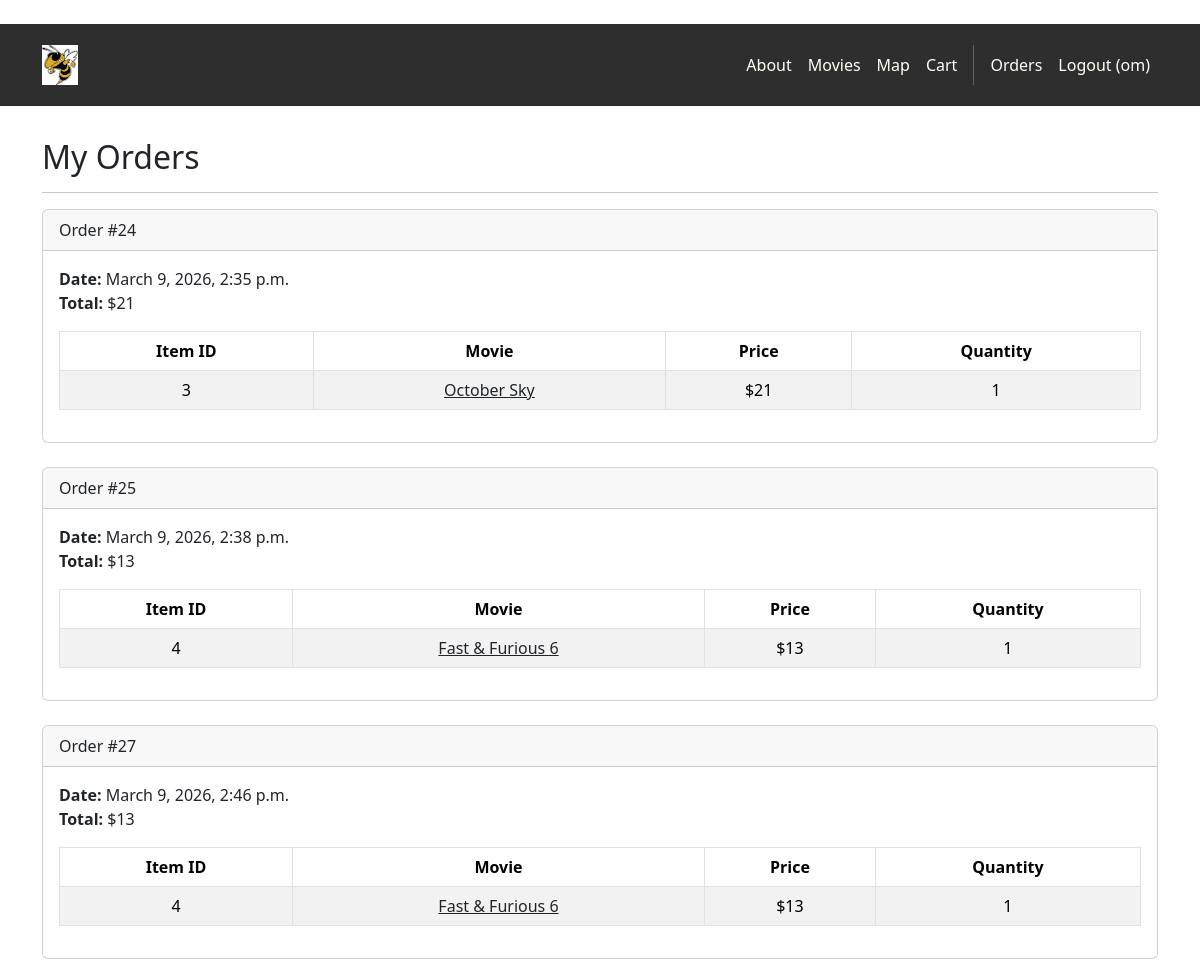
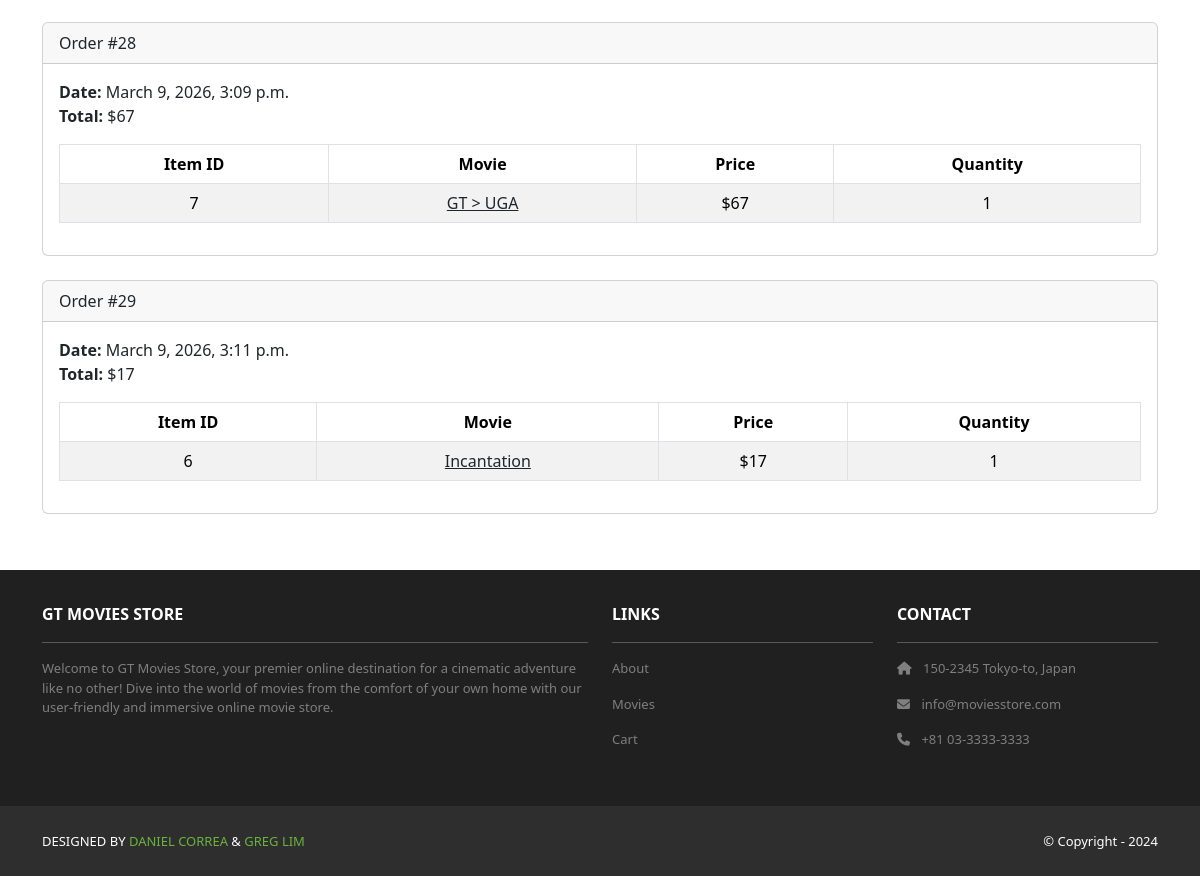
/accounts/orders/ (signed in), run on an earlier commit of the app's database (2 pictures, top to bottom).
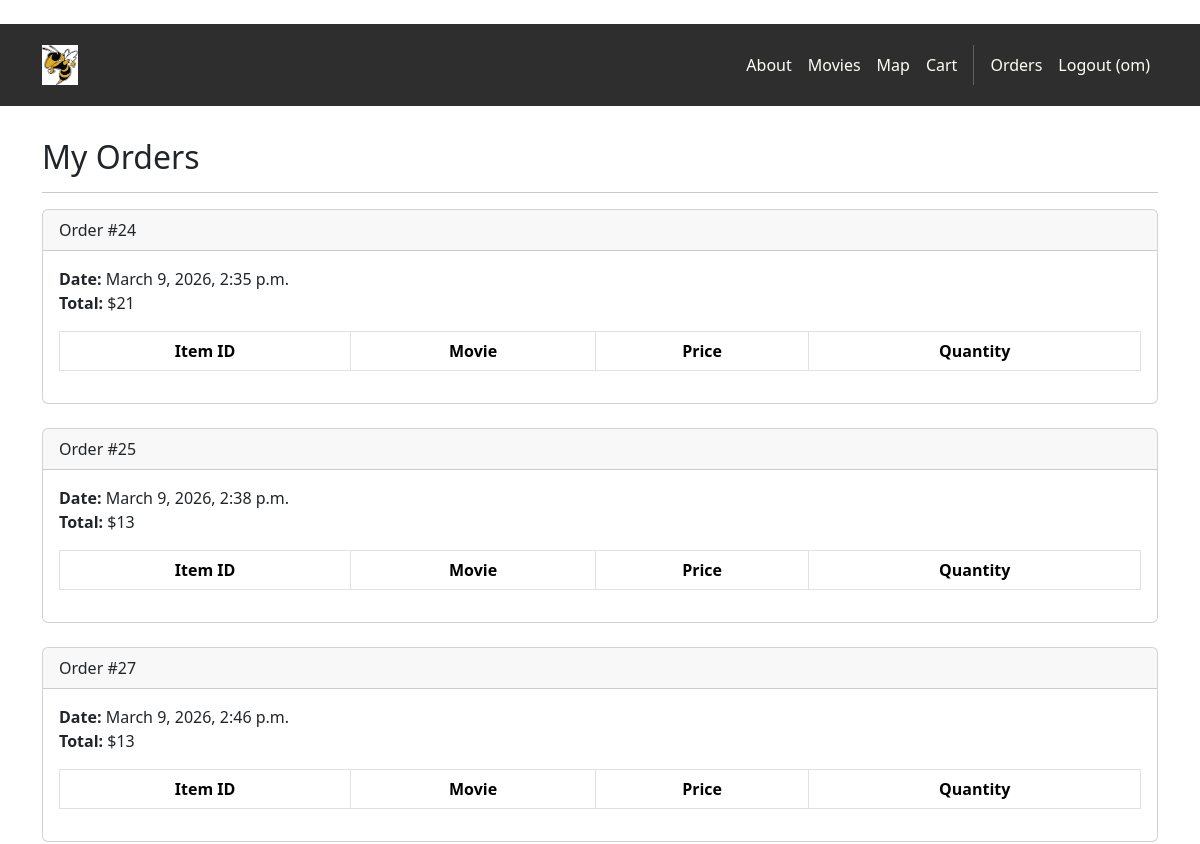
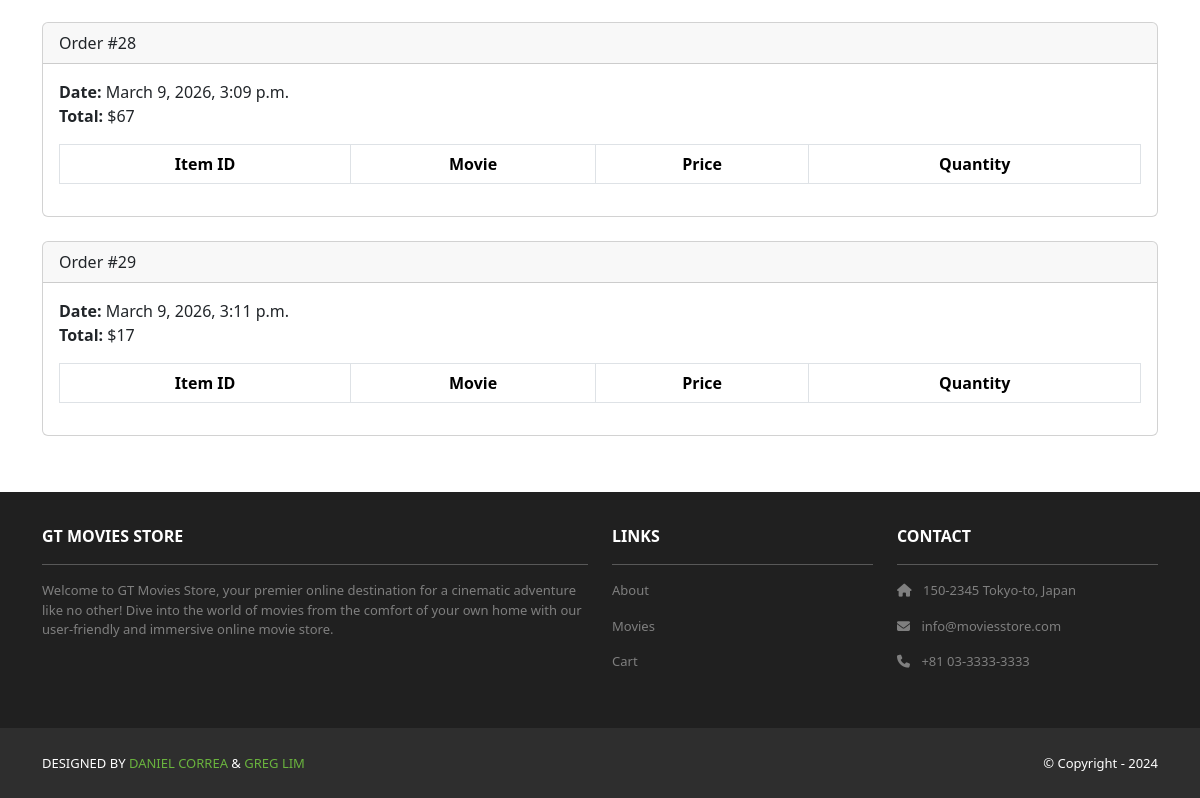
And on a later commit of the database (2 pictures, top to bottom).
### cart/models.py (models this page shows, shortened)
class Order(models.Model):
    id = models.AutoField(primary_key=True)
    total = models.IntegerField()
    date = models.DateTimeField(auto_now_add=True)
    user = models.ForeignKey(User, on_delete=models.CASCADE)

class Item(models.Model):
    id = models.AutoField(primary_key=True)
    price = models.IntegerField()
    quantity = models.IntegerField()
    order = models.ForeignKey(Order, on_delete=models.CASCADE)
    movie = models.ForeignKey(Movie, on_delete=models.CASCADE)

### movies/models.py (models this page shows, shortened)
class Movie(models.Model):
    id = models.AutoField(primary_key=True)
    name = models.CharField(max_length=255)
    price = models.IntegerField()
    description = models.TextField()
    image = models.ImageField(upload_to='movie_images/')

### accounts/views.py (the view)
# urls.py: path('orders/', views.orders, name='accounts.orders'),
@login_required
def orders(request):
    template_data = {}
    template_data['title'] = 'Orders'
    template_data['orders'] = request.user.order_set.all()
    return render(request, 'accounts/orders.html', {'template_data': template_data})

### accounts/templates/accounts/orders.html
{% extends 'base.html' %}
{% block content %}
<div class="p-3">
    <div class="container">
        <div class="row mt-3">
            <div class="col mx-auto mb-3">
                <h2>My Orders</h2>
                <hr />
                {% for order in template_data.orders %}
                <div class="card mb-4">
                    <div class="card-header"> Order #{{ order.id }}</div>
                    <div class="card-body">
                        <b>Date:</b> {{ order.date }}<br />
                        <b>Total:</b> ${{ order.total }}<br />
                        <table class="table table-bordered table-striped text-center mt-3">
                            <thead>
                            <tr>
                                <th scope="col">Item ID</th>
                                <th scope="col">Movie</th>
                                <th scope="col">Price</th>
                                <th scope="col">Quantity</th>
                            </tr>
                            </thead>
                            <tbody>
                            {% for item in order.item_set.all %}
                            <tr>
                                <td>{{ item.movie.id }}</td>
                                <td>
                                    <a class="link-dark"
                                       href="{% url 'movies.show' id=item.movie.id %}">{{ item.movie.name }}</a>
                                </td>
                                <td>${{ item.movie.price }}</td>
                                <td>{{ item.quantity }}</td>
                            </tr>
                            {% endfor %}
                            </tbody>
                        </table>
                    </div>
                </div>
                {% endfor %}
            </div>
        </div>
    </div>
</div>
{% endblock content %}

What changed in the data, as far as the page shows it:
removed Item: movie.id "3", movie.name "October Sky", movie.price "21", quantity "1", shown under Order "March 9, 2026, 2:35 p.m."
removed Item: movie.id "4", movie.name "Fast & Furious 6", movie.price "13", quantity "1", shown under Order "March 9, 2026, 2:38 p.m."
removed Item: movie.id "4", movie.name "Fast & Furious 6", movie.price "13", quantity "1", shown under Order "March 9, 2026, 2:46 p.m."
removed Item: movie.id "7", movie.name "GT > UGA", movie.price "67", quantity "1", shown under Order "March 9, 2026, 3:09 p.m."
removed Item: movie.id "6", movie.name "Incantation", movie.price "17", quantity "1", shown under Order "March 9, 2026, 3:11 p.m."
